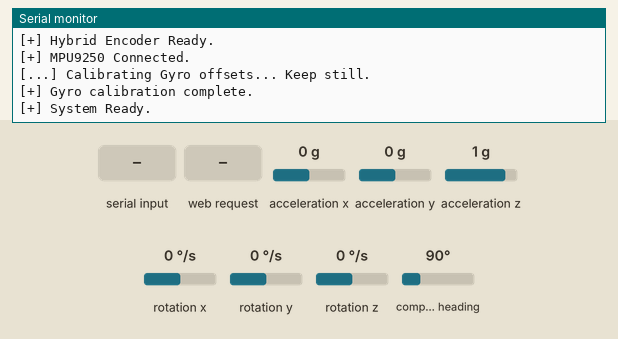
Recording of a sketch running on a simulated ESP32. Shown: the last lines printed to the serial monitor. Wiring (inferred from the names in the program): AS5600 angle sensor at I2C address 0x36; MPU-9250 motion sensor at I2C address 0x68. The test bench sets the inputs (shaded band); at power-on: acceleration x 0 g, acceleration y 0 g, acceleration z 1 g, rotation x 0 °/s, rotation y 0 °/s, rotation z 0 °/s, compass heading 90°. Storage starts empty.

Above: at 3.9 s.
4.0 s: "start:1\n" received over Serial
At 4.9 s:
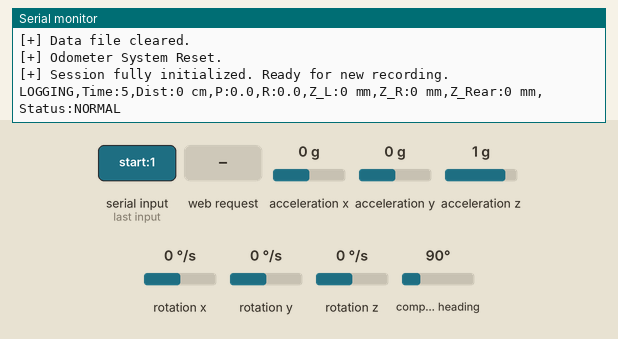
5.5 s: acceleration x set to -1.4 g
At 5.56 s:
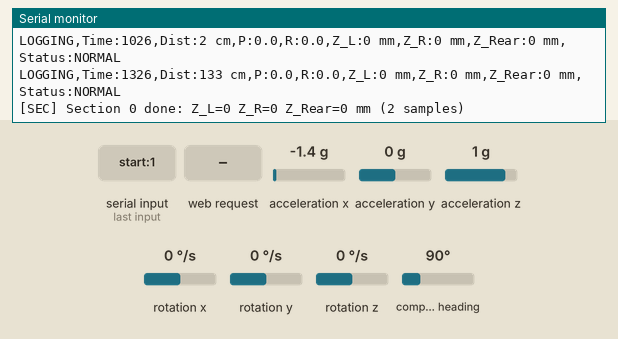
7.4 s: HTTP request GET /download received
At 7.97 s:
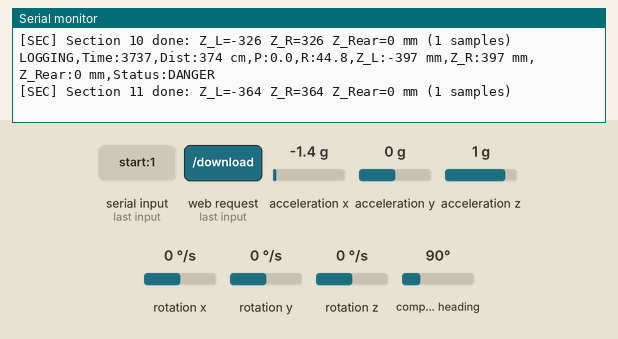
8.9 s: acceleration y set to -1.4 g
At 9.18 s:
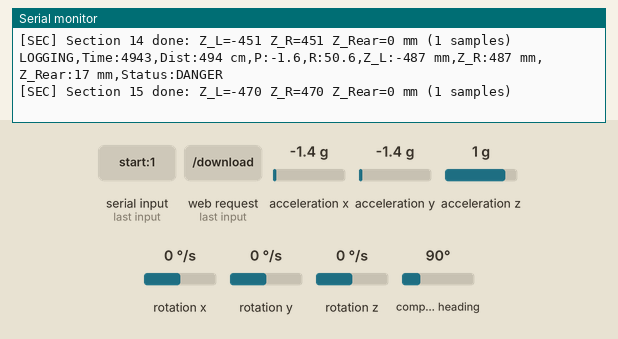
10.4 s: acceleration z set to -1.4 g
At 10.69 s:
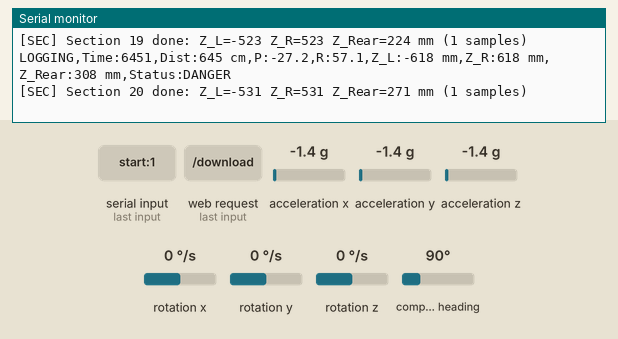
11.9 s: rotation x set to -192 °/s
At 15.2 s:
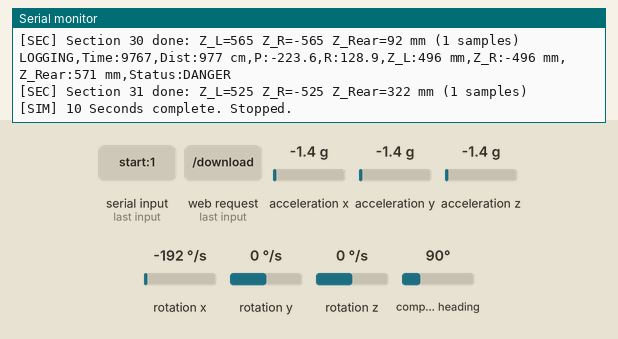
Timing chart, 0 to 15.9 s (numbered marks = the images above; inputs shaded):
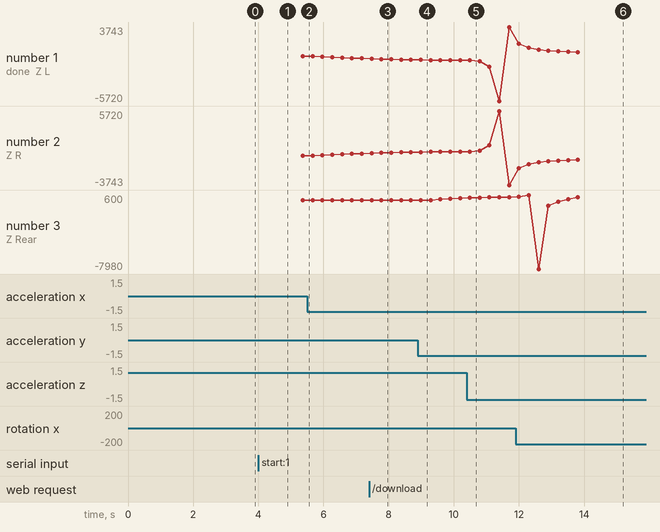

The sketch:

FloorMeter.ino
```cpp
#include <Wire.h>
#include "Config.h"
#include "StorageManager.h"
#include "HttpServerManager.h"
#include "SensorEncoder.h"
#include "SensorIMU.h"

StorageManager storage;
HttpServerManager network;
SensorEncoder encoder;
SensorIMU imu;

bool isMeasuring = false;
float globalDistance = 0.0;
float globalPitch = 0.0;
float globalRoll = 0.0;

// ---- 3-point geometry: live wheel heights (mm, relative to body center) ---
float g_frontTrackMm = DEFAULT_FRONT_TRACK_MM;
float g_rearArmMm    = DEFAULT_REAR_ARM_MM;
float g_sectionMm    = DEFAULT_SECTION_MM;
float g_zLeftMm  = 0.0;
float g_zRightMm = 0.0;
float g_zRearMm  = 0.0;

// ---- Section accumulation state (one rolling summary per SECTION_MM) ------
int   secCurrent = -1;      // index of the section being accumulated
float secSumP = 0.0, secSumR = 0.0;
float secSumL = 0.0, secSumRmm = 0.0, secSumRear = 0.0;
float secMinL = 0.0, secMaxL = 0.0;
float secMinR = 0.0, secMaxR = 0.0;
float secMinRear = 0.0, secMaxRear = 0.0;
int   secCount = 0;
float secEndDist = 0.0;

unsigned long simulationStartTime = 0;
bool isSimulatingRun = false;
unsigned long timeOffset = 0;

// Instantaneous wheel heights from IMU angles (mm, relative to body center).
void computeWheelHeights() {
    float rollRad  = globalRoll  * PI / 180.0;
    float pitchRad = globalPitch * PI / 180.0;
    g_zLeftMm  = SIGN_ROLL_LEFT  * (g_frontTrackMm * 0.5f) * tan(rollRad);
    g_zRightMm = SIGN_ROLL_RIGHT * (g_frontTrackMm * 0.5f) * tan(rollRad);
    g_zRearMm  = SIGN_PITCH_REAR * g_rearArmMm * tan(pitchRad);
}

void resetSectionTracker() {
    secCurrent = -1;
    secSumP = secSumR = 0.0;
    secSumL = secSumRmm = secSumRear = 0.0;
    secMinL = secMinR = secMinRear = 0.0;
    secMaxL = secMaxR = secMaxRear = 0.0;
    secCount = 0;
    secEndDist = 0.0;
}

// Write the SECTION summary row for the section that just finished.
void finalizeSection() {
    if (secCount == 0) return;
    float inv = 1.0f / secCount;
    storage.logSection(secCurrent, secEndDist,
                       secSumP * inv, secSumR * inv,
                       secSumL * inv, secSumRmm * inv, secSumRear * inv,
                       secCount,
                       secMaxL - secMinL, secMaxR - secMinR, secMaxRear - secMinRear);
    Serial.printf("[SEC] Section %d done: Z_L=%d Z_R=%d Z_Rear=%d mm (%d samples)\n",
                  secCurrent, (int)lroundf(secSumL * inv), (int)lroundf(secSumRmm * inv),
                  (int)lroundf(secSumRear * inv), secCount);
}

// Fold one sample into the current section; emit a SECTION row per boundary crossed.
void updateSectionTracker(float distanceM, float pitch, float roll,
                          float zL, float zR, float zRear) {
    int cur = (int)(distanceM * 1000.0f / g_sectionMm);
    if (cur > secCurrent) {
        if (secCurrent >= 0) finalizeSection();
        secCurrent = cur;
        secSumP = secSumR = 0.0;
        secSumL = secSumRmm = secSumRear = 0.0;
        secMinL = secMaxL = zL;
        secMinR = secMaxR = zR;
        secMinRear = secMaxRear = zRear;
        secCount = 0;
    }
    secSumP += pitch;
    secSumR += roll;
    secSumL += zL;
    secSumRmm += zR;
    secSumRear += zRear;
    if (zL < secMinL) secMinL = zL;   if (zL > secMaxL) secMaxL = zL;
    if (zR < secMinR) secMinR = zR;   if (zR > secMaxR) secMaxR = zR;
    if (zRear < secMinRear) secMinRear = zRear;
    if (zRear > secMaxRear) secMaxRear = zRear;
    secCount++;
    secEndDist = distanceM;
}

void resetDataSystem() {
    storage.clearData();
    encoder.resetDistance();
    timeOffset = millis();
    resetSectionTracker();
    Serial.println("[+] Session fully initialized. Ready for new recording.");
}

void triggerIMUCalibrate() {
    imu.calibrate();
}

void setup() {
    Serial.begin(115200);
    delay(1000);
    Serial.println("\n=== Super Flat Floor Meter [VERIFIED BASELINE] ===");

    Wire.begin(21, 22);
    Wire.setClock(400000);

    if (storage.begin()) {
        storage.initLogFile();
        // Restore persisted geometry (defaults are applied + written on first boot).
        storage.loadConfig(&g_frontTrackMm, &g_rearArmMm, &g_sectionMm);
    }

    network.begin();
    encoder.begin();

    if (!imu.begin()) {
        Serial.println("[-] Hardware Error: IMU not found!");
    }
    timeOffset = millis();
    Serial.println("[+] System Ready.");
}

void loop() {
    network.handleClient();
    encoder.update();
    imu.update();

    if (Serial.available() > 0) {
        float speedInput = Serial.parseFloat();
        if (speedInput > 0.0) {
            Serial.printf("[SIM] Auto-Initializing New 10-Second Run at: %.2f m/s\n", speedInput);
            resetDataSystem();
            encoder.setSimulatedSpeed(speedInput);
            simulationStartTime = millis();
            isSimulatingRun = true;
            isMeasuring = true;
        }
    }

    if (isSimulatingRun && (millis() - simulationStartTime >= 10000)) {
        Serial.println("[SIM] 10 Seconds complete. Stopped.");
        encoder.setSimulatedSpeed(0.0);
        isSimulatingRun = false;
        isMeasuring = false;
    }

    globalDistance = encoder.getDistanceMeter();
    globalPitch = imu.getPitch();
    globalRoll = imu.getRoll();

    // Live wheel heights (mm) — always kept fresh for the web dashboard.
    computeWheelHeights();

    static unsigned long lastLog = 0;
    if (isMeasuring && (millis() - lastLog >= 300)) {
        lastLog = millis();

        String safetyText = "NORMAL";
        float absP = fabs(globalPitch);
        float absR = fabs(globalRoll);

        if (absR >= 0.5 || absP >= 1.0) safetyText = "DANGER";
        else if (absR >= 0.3 || absP >= 0.6) safetyText = "WARNING";

        uint32_t relativeTimestamp = millis() - timeOffset;

        float distCm = globalDistance * 100.0f;
        if (distCm < 0.0f) distCm = 0.0f;
        Serial.printf("LOGGING,Time:%u,Dist:%ld cm,P:%.1f,R:%.1f,Z_L:%d mm,Z_R:%d mm,Z_Rear:%d mm,Status:%s\n",
                      relativeTimestamp, (long)(distCm + 0.5f), globalPitch, globalRoll,
                      (int)lroundf(g_zLeftMm), (int)lroundf(g_zRightMm), (int)lroundf(g_zRearMm),
                      safetyText.c_str());

        storage.logSample(relativeTimestamp, secCurrent < 0 ? 0 : secCurrent, globalDistance,
                          globalPitch, globalRoll, g_zLeftMm, g_zRightMm, g_zRearMm, safetyText);
        updateSectionTracker(globalDistance, globalPitch, globalRoll,
                             g_zLeftMm, g_zRightMm, g_zRearMm);
    }
}
```

HttpServerManager.h
```cpp
#ifndef HTTP_SERVER_MANAGER_H
#define HTTP_SERVER_MANAGER_H

#include <WiFi.h>
#include <WebServer.h>
#include <LittleFS.h>
#include <math.h>
#include "Config.h"
#include "WebHtml.h"
#include "WebScript.h"
#include "StorageManager.h"

extern bool isMeasuring;
extern float globalDistance;
extern float globalPitch;
extern float globalRoll;
extern void resetDataSystem();
extern void triggerIMUCalibrate();

// 3-point geometry + live wheel heights (owned by FloorMeter.ino)
extern float g_frontTrackMm;
extern float g_rearArmMm;
extern float g_sectionMm;
extern float g_zLeftMm;
extern float g_zRightMm;
extern float g_zRearMm;

extern StorageManager storage;

class HttpServerManager {
private:
    WebServer server;

    void handleRoot() {
        server.sendHeader("Cache-Control", "no-cache, no-store, must-revalidate");
        server.sendHeader("Pragma", "no-cache");
        server.sendHeader("Expires", "-1");
        server.setContentLength(CONTENT_LENGTH_UNKNOWN);
        server.send(200, "text/html", "");

        server.sendContent_P(HTML_PART_1);
        server.sendContent_P(HTML_PART_2);
        server.sendContent("");
    }

    void handleAction() {
        String cmd = server.arg("cmd");
        if (cmd == "start") {
            resetDataSystem();
            isMeasuring = true;
        }
        if (cmd == "stop") {
            isMeasuring = false;
        }
        if (cmd == "recal") {
            triggerIMUCalibrate();
        }

        String stateStr = isMeasuring ? "true" : "false";
        String responseJson = "{\"measuring\":" + stateStr + "}";
        server.send(200, "application/json", responseJson);
    }

    void handleGetData() {
        // Distance is reported in centimeters, whole number, never negative
        // (clamped so encoder backward drift can never show a minus value).
        float distCm = globalDistance * 100.0f;
        if (distCm < 0.0f) distCm = 0.0f;
        String dStr = String((long)(distCm + 0.5f));
        String pStr = String(globalPitch, 1);
        String rStr = String(globalRoll, 1);
        String mStr = isMeasuring ? "true" : "false";
        // Wheel heights: whole mm (signed) so sub-mm sensor jitter is not visible
        String zlStr = String((long)lroundf(g_zLeftMm));
        String zrStr = String((long)lroundf(g_zRightMm));
        String zrearStr = String((long)lroundf(g_zRearMm));

        String json = "{";
        json += "\"dist\":" + dStr + ",";
        json += "\"pitch\":" + pStr + ",";
        json += "\"roll\":" + rStr + ",";
        json += "\"z_left\":" + zlStr + ",";
        json += "\"z_right\":" + zrStr + ",";
        json += "\"z_rear\":" + zrearStr + ",";
        json += "\"measuring\":" + mStr;
        json += "}";
        server.send(200, "application/json", json);
    }

    String configJson() {
        String out = "{";
        out += "\"front_track_mm\":" + String(g_frontTrackMm, 2) + ",";
        out += "\"rear_arm_mm\":" + String(g_rearArmMm, 2) + ",";
        out += "\"section_mm\":" + String(g_sectionMm, 2);
        out += "}";
        return out;
    }

    void handleConfigGet() {
        server.send(200, "application/json", configJson());
    }

    void handleConfigPost() {
        float front = server.arg("front_track_mm").toFloat();
        float rear  = server.arg("rear_arm_mm").toFloat();
        float sec   = server.arg("section_mm").toFloat();
        if (front <= 0.0f) front = DEFAULT_FRONT_TRACK_MM;
        if (rear  <= 0.0f) rear  = DEFAULT_REAR_ARM_MM;
        if (sec   < 10.0f) sec   = DEFAULT_SECTION_MM;
        g_frontTrackMm = front;
        g_rearArmMm    = rear;
        g_sectionMm    = sec;
        if (storage.saveConfig(front, rear, sec)) {
            server.send(200, "application/json", configJson());
        } else {
            server.send(500, "text/plain", "Failed to save config");
        }
    }

    void handleDownload() {
        if (LittleFS.exists(DATA_FILE)) {
            File file = LittleFS.open(DATA_FILE, FILE_READ);
            server.streamFile(file, "text/csv");
            file.close();
        } else {
            server.send(404, "text/plain", "File empty.");
        }
    }

public:
    HttpServerManager() : server(80) {}

    void begin() {
        WiFi.softAP(AP_SSID, AP_PASS);

        server.on("/", std::bind(&HttpServerManager::handleRoot, this));
        server.on("/action", std::bind(&HttpServerManager::handleAction, this));
        server.on("/getdata", std::bind(&HttpServerManager::handleGetData, this));
        server.on("/download", std::bind(&HttpServerManager::handleDownload, this));
        server.on("/config", HTTP_GET, std::bind(&HttpServerManager::handleConfigGet, this));
        server.on("/config", HTTP_POST, std::bind(&HttpServerManager::handleConfigPost, this));

        server.begin();
        Serial.print("[+] Dashboard Ready at: ");
        Serial.println(WiFi.softAPIP());
    }

    void handleClient() {
        server.handleClient();
    }
};

#endif
```

SensorEncoder.h
```cpp
#ifndef SENSOR_ENCODER_H
#define SENSOR_ENCODER_H

#include <Wire.h>
#include <Arduino.h>
#include "Config.h"

class SensorEncoder {
private:
    const uint8_t AS5600_ADDR = 0x36;
    const uint8_t RAW_ANGLE_REG = 0x0C;

    int16_t lastRawAngle = -1;
    int32_t totalPulses = 0;

    float simulatedDistance = 0.0;
    float simulatedSpeed = 0.0;
    unsigned long lastSimTime = 0;

    uint16_t readRawAngle() {
        Wire.beginTransmission(AS5600_ADDR);
        Wire.write(RAW_ANGLE_REG);
        if (Wire.endTransmission() != 0) return 0;

        Wire.requestFrom(AS5600_ADDR, (uint8_t)2);
        if (Wire.available() >= 2) {
            uint8_t highByte = Wire.read();
            uint8_t lowByte = Wire.read();
            return ((highByte << 8) | lowByte) & 0x0FFF;
        }
        return 0;
    }

public:
    void begin() {
        lastRawAngle = readRawAngle();
        totalPulses = 0;
        simulatedDistance = 0.0;
        simulatedSpeed = 0.0;
        lastSimTime = millis();
        Serial.println("[+] Hybrid Encoder Ready.");
    }

    void setSimulatedSpeed(float speedMPS) {
        simulatedSpeed = speedMPS;
    }

    void update() {
        uint16_t currentRawAngle = readRawAngle();
        if (lastRawAngle != -1) {
            int16_t diff = currentRawAngle - lastRawAngle;
            if (diff > 2048) diff -= 4096;
            else if (diff < -2048) diff += 4096;
            totalPulses += diff;
        }
        lastRawAngle = currentRawAngle;

        unsigned long now = millis();
        float dt = (now - lastSimTime) / 1000.0;
        lastSimTime = now;
        if (simulatedSpeed > 0.0) {
            simulatedDistance += simulatedSpeed * dt;
        }
    }

    float getDistanceMeter() {
        float realTurns = (float)totalPulses / 4096.0;
        float wheelCircumferenceMeter = (WHEEL_DIAMETER_MM * 3.14159265) / 1000.0;
        float realDistance = realTurns * wheelCircumferenceMeter;
        return realDistance + simulatedDistance;
    }

    void resetDistance() {
        totalPulses = 0;
        simulatedDistance = 0.0;
        simulatedSpeed = 0.0;
        lastRawAngle = readRawAngle();
        lastSimTime = millis();
        Serial.println("[+] Odometer System Reset.");
    }
};

#endif
```

SensorIMU.h
```cpp
#ifndef SENSOR_IMU_H
#define SENSOR_IMU_H

#include <Wire.h>
#include <Arduino.h>

class SensorIMU {
private:
    const uint8_t MPU_ADDR = 0x68;
    const uint8_t PWR_MGMT_1 = 0x6B;
    const uint8_t ACCEL_XOUT_H = 0x3B;

    int16_t ax, ay, az;
    int16_t gx, gy, gz;

    float gx_offset = 0.0, gy_offset = 0.0;
    float pitch = 0.0;
    float roll = 0.0;
    unsigned long lastTime = 0;

    static const int FILTER_SIZE = 10;
    float pitchBuffer[FILTER_SIZE] = {0};
    float rollBuffer[FILTER_SIZE] = {0};
    int bufferIndex = 0;

    void addBuffer(float p, float r) {
        pitchBuffer[bufferIndex] = p;
        rollBuffer[bufferIndex] = r;
        bufferIndex = (bufferIndex + 1) % FILTER_SIZE;
    }

    float getAveragePitch() {
        float sum = 0;
        for(int i = 0; i < FILTER_SIZE; i++) sum += pitchBuffer[i];
        return sum / FILTER_SIZE;
    }

    float getAverageRoll() {
        float sum = 0;
        for(int i = 0; i < FILTER_SIZE; i++) sum += rollBuffer[i];
        return sum / FILTER_SIZE;
    }

public:
    bool begin() {
        Wire.beginTransmission(MPU_ADDR);
        Wire.write(PWR_MGMT_1);
        Wire.write(0);
        if (Wire.endTransmission() != 0) {
            Serial.println("[-] MPU9250 Connection Failed.");
            return false;
        }

        Serial.println("[+] MPU9250 Connected.");
        calibrate();
        lastTime = millis();
        return true;
    }

    void calibrate() {
        Serial.println("[...] Calibrating Gyro offsets... Keep still.");
        long sum_gx = 0, sum_gy = 0;
        int samples = 300;

        for (int i = 0; i < samples; i++) {
            readRawData();
            sum_gx += gx;
            sum_gy += gy;
            delay(4);
        }

        gx_offset = (float)sum_gx / samples;
        gy_offset = (float)sum_gy / samples;

        for(int i=0; i<FILTER_SIZE; i++) {
            pitchBuffer[i] = 0.0;
            rollBuffer[i] = 0.0;
        }
        Serial.println("[+] Gyro calibration complete.");
    }

    void readRawData() {
        Wire.beginTransmission(MPU_ADDR);
        Wire.write(ACCEL_XOUT_H);
        Wire.endTransmission(false);
        Wire.requestFrom(MPU_ADDR, (uint8_t)14);

        if (Wire.available() >= 14) {
            ax = (Wire.read() << 8) | Wire.read();
            ay = (Wire.read() << 8) | Wire.read();
            az = (Wire.read() << 8) | Wire.read();
            int16_t temp = (Wire.read() << 8) | Wire.read();
            gx = (Wire.read() << 8) | Wire.read();
            gy = (Wire.read() << 8) | Wire.read();
            gz = (Wire.read() << 8) | Wire.read();
        }
    }

    void update() {
        readRawData();

        unsigned long currentTime = millis();
        float dt = (currentTime - lastTime) / 1000.0;
        if (dt <= 0.0) dt = 0.001;
        lastTime = currentTime;

        float gyroXrate = (gx - gx_offset) / 131.0;
        float gyroYrate = (gy - gy_offset) / 131.0;

        float accelPitch = atan2((float)ay, sqrt((float)ax*ax + (float)az*az)) * 180.0 / PI;
        float accelRoll  = atan2((float)-ax, (float)az) * 180.0 / PI;

        pitch = 0.998 * (pitch + gyroXrate * dt) + 0.002 * accelPitch;
        roll  = 0.998 * (roll + gyroYrate * dt) + 0.002 * accelRoll;

        addBuffer(pitch, roll);
    }

    float getPitch() {
        float avgP = getAveragePitch();
        if (abs(avgP) < 0.1) return 0.0;
        return round(avgP * 10.0) / 10.0;
    }

    float getRoll()  {
        float avgR = getAverageRoll();
        if (abs(avgR) < 0.1) return 0.0;
        return round(avgR * 10.0) / 10.0;
    }
};

#endif
```

Source omitted: StorageManager.h (6238 bytes), WebHtml.h (6402 bytes), WebScript.h (8905 bytes), Config.h (1297 bytes)

Measured:
- after the input at 4.0 s, the serial monitor: prints a new line at once (image 1)
- after the input at 7.4 s, the serial monitor: prints a new line after 0.05 s (image 3)
- after the input at 8.9 s, the serial monitor: prints a new line after 0.06 s (image 4)
- after the input at 10.4 s, the serial monitor: prints a new line after 0.07 s (image 5)
- after the input at 11.9 s, the serial monitor: prints a new line after 0.08 s (image 6)
- plotted number 1: 0 → -283 after the input at 5.5 s, -523 → 3743 after the input at 10.4 s
- plotted number 2: 523 → -3743 after the input at 10.4 s
- plotted number 3: 0 → 224 after the input at 8.9 s, 224 → 363 after the input at 10.4 s, 363 → 322 after the input at 11.9 s
